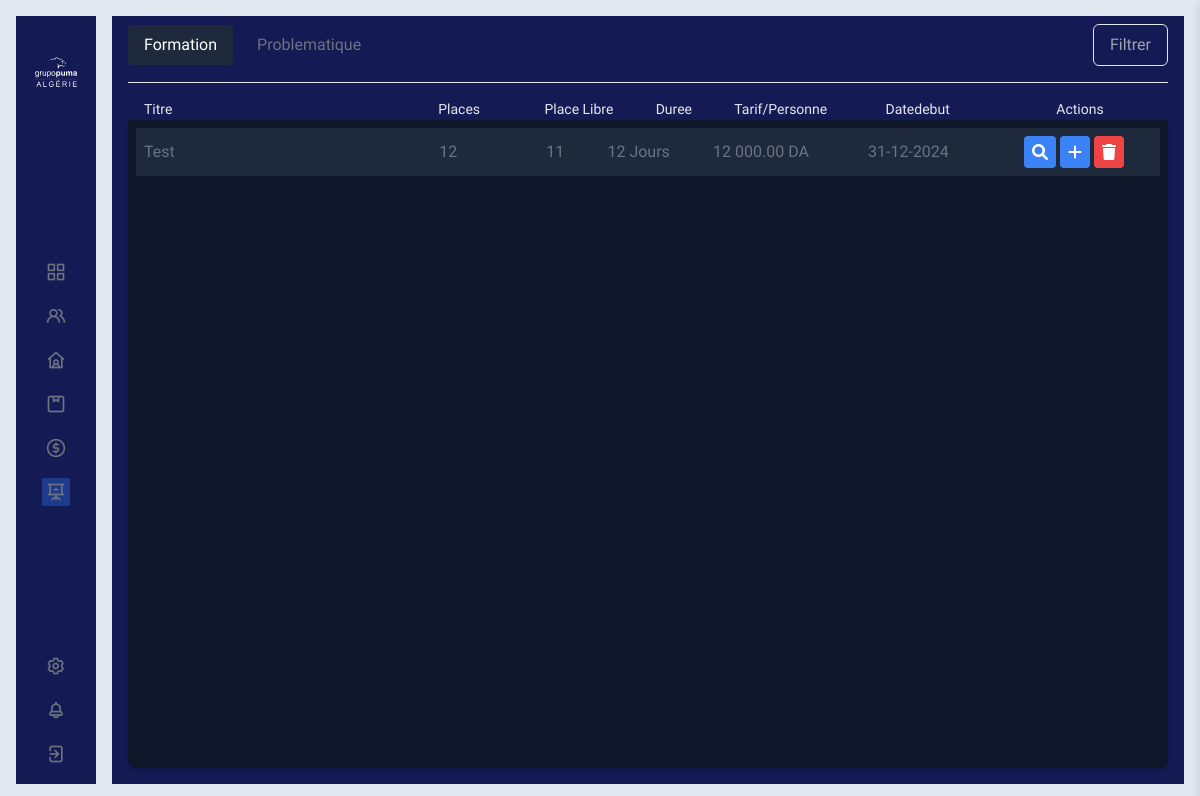
The page /formation/ (signed in) on the database its author committed.
### Formation/models.py (models this page shows)
class Formation(models.Model):
    id = models.AutoField(primary_key=True)
    titre = models.CharField(max_length=100)
    nbrplace = models.IntegerField()
    duree = models.IntegerField()
    tarif = models.FloatField()
    datedebut = models.DateField()
    dateajout = models.DateField(auto_now_add=True)
    text = models.TextField()
    lieu = models.CharField(max_length=260)
    est = models.BooleanField(default=False)
    ouest = models.BooleanField(default=False)
    centre = models.BooleanField(default=False)
    def place_restante(self):
        total_nbrelem = FormationSingup.objects.filter(formation=self).aggregate(total=Sum('nbrelem'))['total'] or 0
        return max(self.nbrplace - total_nbrelem, 0)

### Formation/views.py (the view, shortened to what this page needs)
# urls.py: path('', FormView, name='formation'),
@login_required
def FormView(request):
    listmodules  = list(
        set(request.user.user_permissions.values_list('content_type_id__model', flat=True))
    )
    if('problematique' in listmodules):
        listeauth = list(
            set(
                Permission.objects.filter(user=request.user, content_type__model='formation').values_list('codename', flat=True)
            )
        )
        formations = Formation.objects.all()
        if(request.user.type in ["Distributeur", "Employé"]):
            date_debut = request.GET.get('date_debut', None)
            date_fin = request.GET.get('date_fin', None)
            if date_debut:
                formations = formations.filter(datedebut__gte=date_debut)
            if date_fin:
                formations = formations.filter(datedebut__lte=date_fin, datedebut__gte=('datedebut') + timedelta(days=('duree')))
            return render(request, "Dist/Formations.html", {
                "formations": formations,
                "listeauth": listeauth,
                "listmodules": listmodules,
            })
    else:
        return render(request,"access.html", {"listmodules": listmodules})

### PumaDist/templatetags/mes_tags.py (called while the page is built)
def floate_redefined(value):
    try:
        c ='%.2f' %float(value)
        a = str(c).split(".")
        b = intcomma(int(a[0])).replace(',', ' ')
        d = str(b)+'.'+str(a[1])
        return d
    except Exception:
        pass

### templates/Dist/Formations.html (shortened to what this page needs)
{% extends "baseNew.html" %}
{% load mes_tags %}
{% load static %}
{% block content %}
    <div class="w-full h-full backprimer px-4 pb-4 flex flex-col">
        <div class="flex justify-between items-center pt-4 mb-4" style="margin-top: -8px">
            <div class="flex gap-2">
                <div>
                    <a href="{% url 'formation' %}"
                       class="block px-4 py-2 actualprimer rounded">Formation</a>
                </div>
                <div>
                    <a href="{% url 'problematique' %}" class="block px-4 py-2 hoverprimer rounded">Problematique</a>
                </div>
            </div>
            <div>
                <button id="filterButton" class="btn capitalize backprimer px-4 py-2 border border-slate-300 text-gray-400
                    hover:bg-blue-900 hover:border-slate-400 rounded-md">Filtrer
                </button>
            </div>
        </div>
        <hr/>
        <div class="pt-4">
            <div class="flex items-center justify-between text-gray-600 font-semibold px-4 defaultboldval">
                <div class="w-1/4 capitalize">titre</div>
                <div class="w-16 capitalize">places</div>
                <div class="capitalize">place libre</div>
                <div class="capitalize">duree</div>
                <div class="capitalize">tarif/personne</div>
                <div class="capitalize px-4">datedebut</div>
                <div class="w-36 capitalize px-4 text-center">Actions</div>
            </div>
        </div>
        <div class="flex-grow shadow-md rounded-b-lg backslateprime p-2 overflow-y-auto">
            {% for elem in formations %}
                <div class="flex items-center justify-between p-2 backslateslite flex-none mb-2">
                    <div class="w-1/4 capitalize">{{ elem.titre }}</div>
                    <div class="w-16 capitalize">{{ elem.nbrplace }}</div>
                    <div class="capitalize">{{ elem.place_restante }}</div>
                    <div class="capitalize">{{ elem.duree }} Jours</div>
                    <div class="capitalize text-right">{{ elem.tarif|floate_redefined }} DA</div>
                    <div class="capitalize px-4">{{ elem.datedebut|date:"d-m-Y" }}</div>
                    <div class="w-36 capitalize px-4">
                        <button id="viewButton" class="viewButton bg-blue-500 text-white p-2 rounded viewelem_{{ elem.id }}"
                                data-identifiant="{{ elem.id }}" data-etat="{{ elem.etat }}">
                            <i class="fas fa-search"></i>
                        </button>
                        <button id="editButton" class="editButton bg-blue-500 text-white p-2 rounded"
                                data-identifiant="{{ elem.id }}">
                            <i class="fas fa-add" onclick=""></i>
                        </button>
                        <button class="bg-red-500 text-white p-2 rounded delete-btn"
                                data-identifiant="{{ elem.id }}">
                            <i class="fas fa-trash"></i>
                        </button>
                    </div>
                </div>
            {% endfor %}
        </div>
    </div>
{% endblock %}

### rows shown on the page
Formation: titre "Test", nbrplace "12", place_restante "11", duree "12", tarif "12 000.00", datedebut "31-12-2024"
